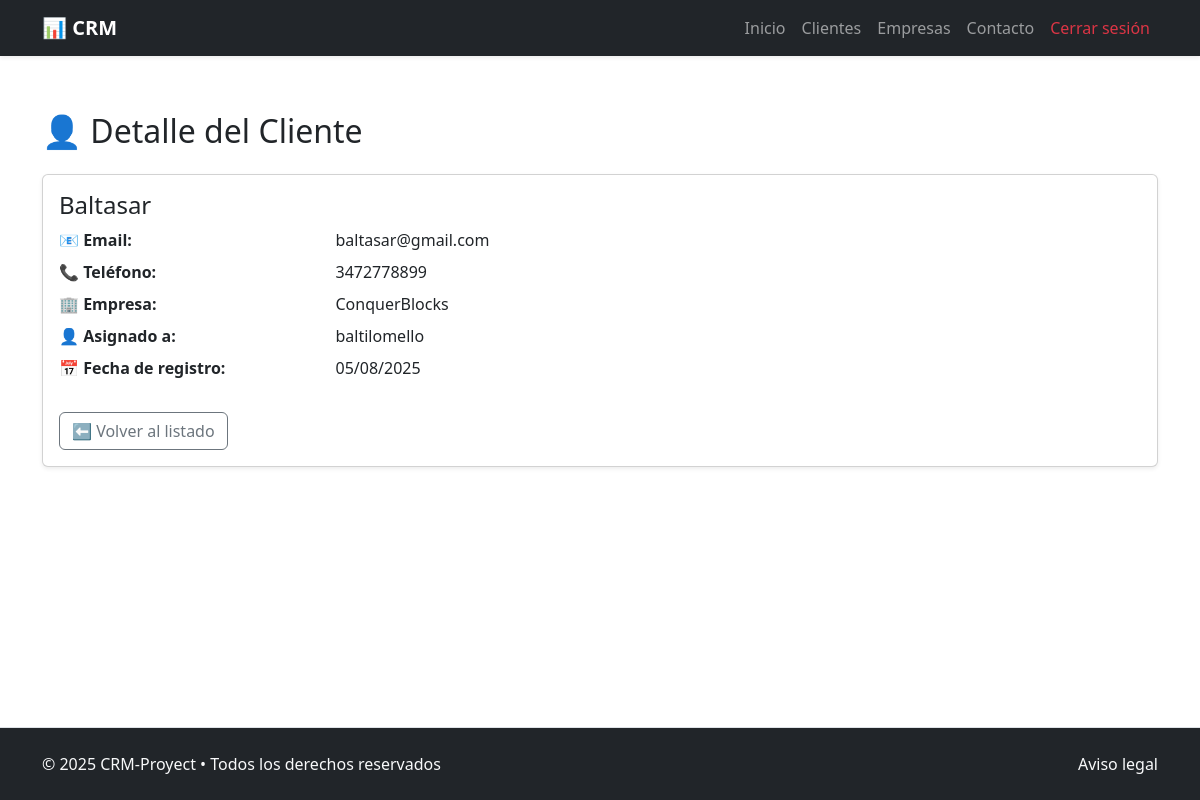
/client/1/ (signed in), run on the app's committed database.
### crm_app/models.py (models this page shows, shortened)
class Client(models.Model):
    name = models.CharField(max_length=255) #Nombre del cliente
    email = models.EmailField(unique=True) #Email del cliente
    phone = models.CharField(max_length=50, blank=True) #Telefono del cliente
    company = models.ForeignKey(
        Company, on_delete=models.SET_NULL, blank=True, null=True,
        related_name='clients') #Empresa del cliente
    assigned_to = models.ForeignKey(
        User, on_delete=models.SET_NULL, blank=True, null=True,
        related_name='clients') #Asignado a tal usuario
    created_at = models.DateTimeField(auto_now_add=True) #Fecha de creación
    updated_at = models.DateTimeField(auto_now=True) #Fecha de ultima actualización

class Company(models.Model):
    name = models.CharField(max_length=255, unique=True) #Nombre empresa
    address = models.TextField(blank=True, null=True) #Dirección de empresa
    website = models.URLField(blank=True, null=True) #Sitio web de empresa
    created_at = models.DateTimeField(auto_now_add=True) #Fecha de creación
    updated_at = models.DateTimeField(auto_now=True) #Fecha de ultima actualización
    def __str__(self):
        return self.name #Como se mostrara en el admin y otros lugares

### crm_app/views.py (the view, shortened to what this page needs)
# urls.py: path("client/<pk>/", ClientDetailView.as_view(), name="client_detail"),
@method_decorator(login_required, name='dispatch')
class ClientDetailView(DetailView):
    model = Client
    template_name = '../templates/clients/client_detail.html'
    context_object_name = 'client'

### crm_project/templates/clients/client_detail.html (shortened to what this page needs)
{% extends "general/layout.html" %}
{% block page_content %}
<div class="container my-5">
    <h2 class="mb-4">👤 Detalle del Cliente</h2>
    <div class="card shadow-sm">
        <div class="card-body">
            <h4 class="card-title">{{ client.name|default_if_none:"Sin nombre" }}</h4>
            <dl class="row">
                <dt class="col-sm-3">📧 Email:</dt>
                <dd class="col-sm-9">{{ client.email|default_if_none:"No especificado" }}</dd>
                <dt class="col-sm-3">📞 Teléfono:</dt>
                <dd class="col-sm-9">{{ client.phone|default_if_none:"No especificado" }}</dd>
                <dt class="col-sm-3">🏢 Empresa:</dt>
                <dd class="col-sm-9">{{ client.company|default_if_none:"No especificada" }}</dd>
                <dt class="col-sm-3">👤 Asignado a:</dt>
                <dd class="col-sm-9">{{ client.assigned_to|default_if_none:"No especificada" }}</dd>
                <dt class="col-sm-3">📅 Fecha de registro:</dt>
                <dd class="col-sm-9">{{ client.created_at|date:"d/m/Y" }}</dd>
            </dl>
            <div class="mt-4">
                <a href="{% url 'client_list' %}" class="btn btn-outline-secondary">⬅️ Volver al listado</a>
            </div>
        </div>
    </div>
</div>
{% endblock %}

### data on the page
Client: name "Baltasar", email "baltasar@gmail.com", phone "3472778899", company "ConquerBlocks", assigned_to "baltilomello", created_at "05/08/2025"
